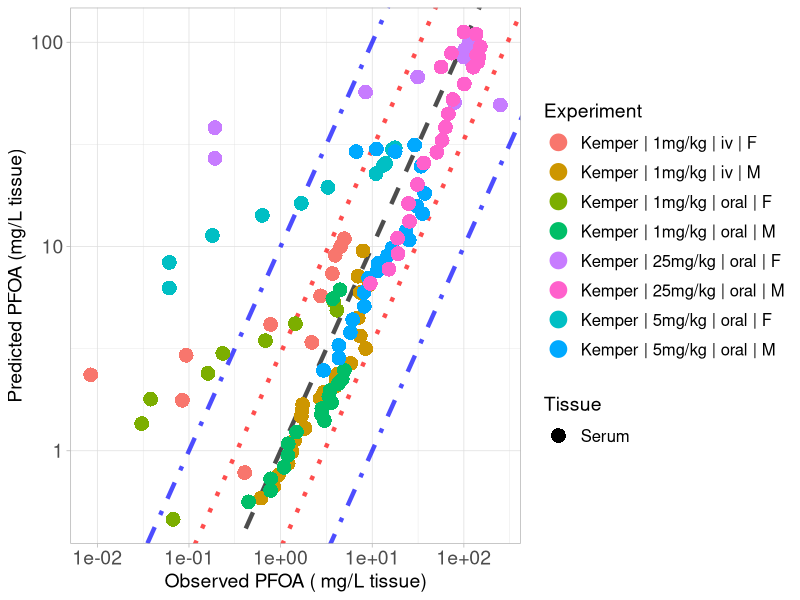

The R source for this figure:
library(ggplot2)

#setwd("C:/Users/ptsir/Documents/GitHub/PFAS_PBK_models/PFOA inhalation Rat/Validation/Validation_results")
setwd("C:/Users/dpjio/Documents/GitHub/PFAS_PBK_models/PFOA inhalation Rat/Validation/full_params_restricted")

# Load Results 

# 
Kemper_serum_results <- read.csv("Kemper_2003_serum_results.csv", header = T)
Kemper_iv_F_1 <- Kemper_serum_results[Kemper_serum_results$Dose == 1 & Kemper_serum_results$Type == "iv" &
                               Kemper_serum_results$sex == "F", ]
Kemper_iv_F_1$Experiment <- "Kemper | 1mg/kg | iv | F"

Kemper_oral_F_1 <- Kemper_serum_results[Kemper_serum_results$Dose == 1 & Kemper_serum_results$Type == "oral" &
                                 Kemper_serum_results$sex == "F", ]
Kemper_oral_F_1$Experiment <- "Kemper | 1mg/kg | oral | F"

Kemper_oral_F_5 <- Kemper_serum_results[Kemper_serum_results$Dose == 5 & Kemper_serum_results$Type == "oral" &
                                 Kemper_serum_results$sex == "F", ]
Kemper_oral_F_5$Experiment <- "Kemper | 5mg/kg | oral | F"
Kemper_oral_F_25 <- Kemper_serum_results[Kemper_serum_results$Dose == 25 & Kemper_serum_results$Type == "oral" &
                                  Kemper_serum_results$sex == "F", ]
Kemper_oral_F_25$Experiment <- "Kemper | 25mg/kg | oral | F"

Kemper_iv_M_1 <- Kemper_serum_results[Kemper_serum_results$Dose == 1 & Kemper_serum_results$Type == "iv" &
                               Kemper_serum_results$sex == "M", ]
Kemper_iv_M_1$Experiment <- "Kemper | 1mg/kg | iv | M"

Kemper_oral_M_1 <- Kemper_serum_results[Kemper_serum_results$Dose == 1 & Kemper_serum_results$Type == "oral" &
                                 Kemper_serum_results$sex == "M", ]
Kemper_oral_M_1$Experiment <- "Kemper | 1mg/kg | oral | M"

Kemper_oral_M_5 <- Kemper_serum_results[Kemper_serum_results$Dose == 5 & Kemper_serum_results$Type == "oral" &
                                 Kemper_serum_results$sex == "M", ]
Kemper_oral_M_5$Experiment <- "Kemper | 5mg/kg | oral | M"
Kemper_oral_M_25 <- Kemper_serum_results[Kemper_serum_results$Dose == 25 & Kemper_serum_results$Type == "oral" &
                                  Kemper_serum_results$sex == "M", ]
Kemper_oral_M_25$Experiment <- "Kemper | 25mg/kg | oral | M"
# 
# Kudo_high <- Kudo_results[Kudo_results$Dose == 16.560, ] 
# Kudo_high$Experiment <-  "Kudo | 16mg/kg | iv"
# 
# Kim_results <- read.csv("Kim_results.csv", header = T)
# Kim_iv <- Kim_results[Kim_results$Type == "iv",]
# Kim_iv$Experiment <-  "Kim | 1mg/kg | iv"
# 
# Kim_oral <- Kim_results[Kim_results$Type == "oral",]
# Kim_oral$Experiment <-  "Kim | 1mg/kg | oral"


Experiment <- scales::hue_pal()(8)

names(Experiment) <- unique(c( Kemper_iv_F_1$Experiment, Kemper_iv_M_1$Experiment,
                              Kemper_oral_F_1$Experiment,Kemper_oral_M_1$Experiment, Kemper_oral_F_5$Experiment, 
                               
                               Kemper_oral_M_5$Experiment,  Kemper_oral_F_25$Experiment, Kemper_oral_M_25$Experiment))



scatter_plot <- ggplot()+
  geom_abline(intercept = log10(1), slope = 1, linetype = "dashed", color = "black", linewidth = 1.5, alpha = 0.7) +  # Identity line in log10 scale
  geom_abline(intercept = log10(3), slope = 1, linetype = "dotted", color = "red", linewidth = 1.5, alpha = 0.7) +  # +3-fold error line
  geom_abline(intercept = log10(1/3), slope = 1, linetype = "dotted", color = "red", linewidth = 1.5, alpha = 0.7) +  # -3-fold error line
  geom_abline(intercept = log10(10), slope = 1, linetype = "dotdash", color = "blue", linewidth = 1.5, alpha = 0.7) +  # +10-fold error line
  geom_abline(intercept = log10(1/10), slope = 1, linetype = "dotdash", color = "blue", linewidth = 1.5, alpha = 0.7) +  # -10-fold error line
  geom_point(data = Kemper_iv_F_1, aes(x=Observed, y=Predicted, color = Experiment, shape = Tissue), size=4, stroke = 1.5)+
  geom_point(data = Kemper_oral_F_1, aes(x=Observed, y=Predicted, color = Experiment, shape = Tissue), size=4, stroke = 1.5)+
  geom_point(data = Kemper_oral_F_5, aes(x=Observed, y=Predicted, color = Experiment, shape = Tissue), size=4, stroke = 1.5)+
  geom_point(data = Kemper_oral_F_25, aes(x=Observed, y=Predicted, color = Experiment, shape = Tissue), size=4, stroke = 1.5)+
  geom_point(data = Kemper_iv_M_1, aes(x=Observed, y=Predicted, color = Experiment, shape = Tissue), size=4, stroke = 1.5)+
  geom_point(data = Kemper_oral_M_1, aes(x=Observed, y=Predicted, color = Experiment, shape = Tissue), size=4, stroke = 1.5)+
  geom_point(data = Kemper_oral_M_5, aes(x=Observed, y=Predicted, color = Experiment, shape = Tissue), size=4, stroke = 1.5)+
  geom_point(data = Kemper_oral_M_25, aes(x=Observed, y=Predicted, color = Experiment, shape = Tissue), size=4, stroke = 1.5)+
  scale_y_log10()+
  scale_x_log10()+
  scale_color_manual(values = Experiment)+
  theme(legend.spacing.y = unit(1, 'cm')) +
  guides(fill = guide_legend(byrow = TRUE))+
  theme_light()+
  labs(y = "Predicted PFOA (mg/L tissue)",
       x = "Observed PFOA ( mg/L tissue)")+
  theme(plot.title = element_text(hjust = 0.5),
        legend.key.size = unit(0.75, 'cm'),  
        legend.title = element_text(size=14),
        legend.text = element_text(size=12,  hjust = 0),
        axis.text = element_text(size = 14),
        axis.title = element_text(size = 14),
        )

#print(scatter_plot)

ggsave("validation_plot_PFOA_serum.png", scatter_plot, width = 11, height = 7, units = "in", dpi = 300)
